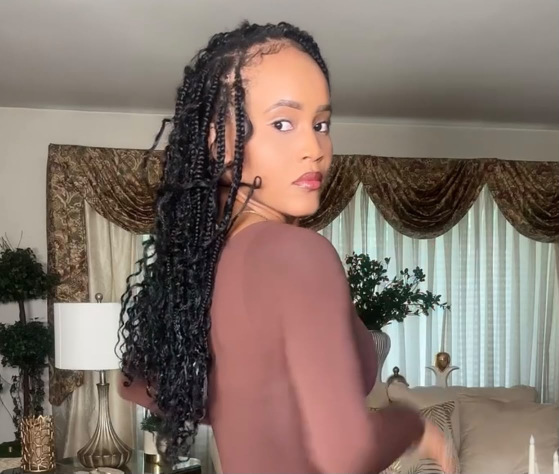
#> input picture grace/ref/grace_src_3q_left.jpg, 1117 x 947 px (shown at 1/2 size)
$ python -i looks.py   (imports and definitions only)
#> lines starting #> are read from the running program, lines starting #| are printed output that depends on the picture
#!/usr/bin/env python3
"""Day One looks: a different thumbnail look for every video, measured against every thumbnail before it.

Run from the Dayone-ai repo root (it reads jobs/<slug>/job.json and writes data/looks.json).

  looks.py render jobs/<slug>              3 candidate looks + a labelled sheet (jobs/<slug>/_looks_sheet.png)
  looks.py render jobs/<slug> --band B     final jobs/<slug>/thumbnail.png in band B, recorded in data/looks.json
  looks.py render jobs/<slug> --auto       final thumbnail in the best candidate (least alike, text fits)
  looks.py check jobs/<a> [jobs/<b> ...]   sameness, band repeat and text fit; prints CHECK_PASS n/n
  looks.py control                         the old one-template thumbnails must all read as too alike
  looks.py selftest                        every band fits a long real title; an absurd one must fail
  looks.py bands                           list the bands

Job key (all optional except what a band needs): "look": {"band", "top", "big", "badge", "image", "url",
"image_mobile", "crop_y", "focus": "50% 20%", "prompt", "stat", "stat_label", "accent": "#RRGGBB"}. Missing text falls back to
thumb_top / thumb_big / thumb_badge, the image to thumb_url, then the first web shot's url.
"""
import argparse, base64, colorsys, datetime, html, io, itertools, json, re, sys
from pathlib import Path

import numpy as np
from PIL import Image, ImageDraw

TW, TH = 1280, 720
GRID, CLOSE, LIMIT = (32, 18), 30.0, 0.30   # cells, RGB distance that counts as "same colour", max shared share
REPEAT_WINDOW = 5                            # a band may not repeat within the last 5 thumbnails
LEDGER = Path("data/looks.json")
MARK = Path("brand/avatar.png")
FONTS = ("https://fonts.googleapis.com/css2?family=Archivo+Black&family=Anton&family=Bebas+Neue"
         "&family=DM+Serif+Display&family=Space+Grotesk:wght@700&family=JetBrains+Mono:wght@700"
         "&family=Permanent+Marker&family=Rubik:wght@900&display=swap")
ACCENTS = ["#ff4d2e", "#2f6bff", "#14b37d", "#ffb800", "#c13cff", "#ff2e7e", "#00a6c8", "#7a5cff"]

# ---------------------------------------------------------------- bands
# Each band is a familiar format described by its parts (the prompt pack's BAND rule): it reads at once and copies
# nobody's design. Classes: .fit = text that must fit its box (auto-shrinks to data-min px); .avoid = image areas,
# which no .fit text may cover (nor the .badge or .mark).
BASE_CSS = """*{box-sizing:border-box}html,body{margin:0;width:1280px;height:720px;overflow:hidden;background:{BG}}
.fit{overflow:hidden}.mark{position:absolute;width:76px;height:76px;border-radius:50%}
.badge{position:absolute;font-family:'Archivo Black';font-size:34px;padding:8px 20px;border-radius:10px;
background:{ACCENT};color:{ON_ACCENT};white-space:nowrap}"""

BANDS = {
    "stack": dict(
        needs=[], note="three browser windows fanned in depth under a full-width title",
        html="""<div class="fit" data-min="64" style="position:absolute;left:56px;top:34px;width:1168px;height:110px;
font-family:'Space Grotesk';font-size:96px;line-height:1;color:{INK};white-space:nowrap">{BIG}</div>
<div class="fit" data-min="28" style="position:absolute;left:60px;top:148px;width:760px;height:46px;font-family:'Space Grotesk';
font-size:40px;color:{ACCENT};white-space:nowrap">{TOP}</div>
<div style="position:absolute;left:0;top:0;width:1280px;height:720px;perspective:1600px">
 <div class="avoid win" style="left:110px;top:300px;transform:rotateY(24deg) rotateZ(-2deg)"><i></i><img src="{IMG}" style="object-position:0% 60%"></div>
 <div class="avoid win" style="left:600px;top:290px;transform:rotateY(-22deg) rotateZ(2deg)"><i></i><img src="{IMG}" style="object-position:100% 30%"></div>
 <div class="avoid win" style="left:330px;top:250px;width:620px;height:430px;z-index:2"><i></i><img src="{IMG}" style="object-position:{FOCUS}"></div>
</div>
<div class="badge" style="right:56px;top:160px;transform:rotate(3deg)">{BADGE}</div>
<img class="mark" src="{MARK}" style="left:40px;bottom:30px">""",
        css=""".win{position:absolute;width:560px;height:390px;border-radius:14px;overflow:hidden;background:#fff;
border:3px solid {INK};box-shadow:0 30px 60px rgba(0,0,0,.35)}.win i{display:block;height:30px;background:{INK}}
.win img{width:100%;height:calc(100% - 30px);object-fit:cover}"""),
    "split": dict(
        needs=["prompt"], note="what you type on the left, what you get on the right, title on a bottom plate",
        html="""<div style="position:absolute;left:0;top:0;width:520px;height:560px;background:{INK}"></div>
<div class="fit" data-min="26" style="position:absolute;left:44px;top:40px;width:440px;height:300px;font-family:'JetBrains Mono';
font-size:44px;line-height:1.2;color:{PAPER}">&gt; {PROMPT}<span style="color:{ACCENT}">&#9608;</span></div>
<div class="fit" data-min="26" style="position:absolute;left:44px;top:420px;width:440px;height:100px;font-family:'Archivo Black';
font-size:40px;line-height:1.15;color:{ACCENT}">{TOP}</div>
<div class="avoid" style="position:absolute;left:520px;top:0;width:760px;height:560px;overflow:hidden">
 <img src="{IMG}" style="width:100%;height:100%;object-fit:cover;object-position:{FOCUS}"></div>
<div style="position:absolute;left:468px;top:230px;width:104px;height:104px;border-radius:50%;background:{ACCENT};
color:{ON_ACCENT};font:900 70px/104px Rubik;text-align:center">&#8594;</div>
<div style="position:absolute;left:0;top:560px;width:1280px;height:160px;background:{ACCENT}"></div>
<div class="fit" data-min="64" style="position:absolute;left:44px;top:574px;width:1000px;height:132px;font-family:'Anton';
font-size:118px;line-height:1.1;color:{ON_ACCENT};white-space:nowrap">{BIG}</div>
<img class="mark" src="{MARK}" style="right:40px;top:602px">
<div class="badge" style="right:40px;top:24px;background:{INK};color:{PAPER}">{BADGE}</div>"""),
    "loupe": dict(
        needs=[], note="the full page, dimmed, with a magnifier on the one thing that matters",
        html="""<img src="{IMG}" style="position:absolute;left:0;top:0;width:1280px;height:720px;object-fit:cover;
object-position:0 0;filter:brightness(.42) saturate(.7)">
<div class="avoid" style="position:absolute;left:640px;top:110px;width:520px;height:520px;border-radius:50%;
border:14px solid {ACCENT};background:url('{IMG}') {FOCUS}/260% auto no-repeat #fff;box-shadow:0 0 0 10px rgba(0,0,0,.35)"></div>
<div style="position:absolute;left:1035px;top:560px;width:180px;height:44px;background:{ACCENT};border-radius:22px;transform:rotate(45deg)"></div>
<div style="position:absolute;left:40px;top:150px;width:580px;height:330px;background:{PAPER_PLATE};border-radius:6px"></div>
<div class="fit" data-min="22" style="position:absolute;left:72px;top:176px;width:520px;height:44px;font-family:'Archivo Black';
font-size:36px;color:{ACCENT};white-space:nowrap">{TOP}</div>
<div class="fit" data-min="64" style="position:absolute;left:72px;top:228px;width:520px;height:230px;font-family:'Archivo Black';
font-size:100px;line-height:1.02;color:{INK}">{BIG}</div>
<div class="badge" style="left:40px;top:60px">{BADGE}</div>
<img class="mark" src="{MARK}" style="left:44px;bottom:40px">"""),
    "cover": dict(
        needs=[], note="a magazine cover: the tool's name as the masthead, the result as the cover photo, one cover line",
        html="""<div class="fit" data-min="60" style="position:absolute;left:40px;top:14px;width:1200px;height:150px;font-family:'DM Serif Display';
font-size:150px;line-height:1;color:{INK};text-align:center;white-space:nowrap;letter-spacing:-2px">{TOP}</div>
<div style="position:absolute;left:40px;top:168px;width:1200px;height:6px;background:{INK}"></div>
<div style="position:absolute;left:40px;top:190px;width:1200px;height:500px;overflow:hidden;border-radius:4px">
 <img src="{IMG}" style="width:100%;height:100%;object-fit:cover;object-position:{FOCUS}"></div>
<div style="position:absolute;left:40px;top:470px;width:760px;height:220px;background:{ACCENT}"></div>
<div class="fit" data-min="60" style="position:absolute;left:70px;top:488px;width:700px;height:190px;font-family:'Anton';
font-size:96px;line-height:1;color:{ON_ACCENT}">{BIG}</div>
<div class="badge" style="right:60px;top:212px;background:{INK};color:{PAPER};border-radius:50%;width:150px;height:150px;
padding:0;display:flex;align-items:center;justify-content:center;text-align:center;white-space:normal;font-size:26px;line-height:1.05;transform:rotate(10deg)">{BADGE}</div>
<img class="mark" src="{MARK}" style="right:56px;bottom:40px">"""),
    "prompt": dict(
        needs=["prompt"], note="a dark chat box with the real prompt typed in, pointing at the result",
        html="""<div class="fit" data-min="60" style="position:absolute;left:56px;top:40px;width:1168px;height:120px;font-family:'Bebas Neue';
font-size:128px;line-height:1;color:{PAPER};white-space:nowrap">{BIG}</div>
<div style="position:absolute;left:56px;top:210px;width:520px;height:380px;border-radius:26px;background:#232323;border:2px solid #3a3a3a"></div>
<div class="fit" data-min="26" style="position:absolute;left:88px;top:240px;width:456px;height:320px;font-family:'JetBrains Mono';
font-size:40px;line-height:1.25;color:#f2f2f2">{PROMPT}<span style="color:{ACCENT}">&#9608;</span></div>
<div style="position:absolute;left:592px;top:350px;font:900 90px Rubik;color:{ACCENT}">&#8594;</div>
<div class="avoid" style="position:absolute;left:700px;top:190px;width:530px;height:420px;border-radius:20px;overflow:hidden;border:6px solid {ACCENT}">
 <img src="{IMG}" style="width:100%;height:100%;object-fit:cover;object-position:{FOCUS}"></div>
<div class="fit" data-min="22" style="position:absolute;left:58px;top:622px;width:620px;height:50px;font-family:'Space Grotesk';
font-size:40px;color:{ACCENT};white-space:nowrap">{TOP}</div>
<div class="badge" style="right:50px;top:640px">{BADGE}</div>
<img class="mark" src="{MARK}" style="right:50px;top:44px">"""),
    "number": dict(
        needs=["stat"], note="one giant number with its label, the screen as a pinned print",
        html="""<div class="fit" data-min="160" style="position:absolute;left:40px;top:20px;width:620px;height:400px;font-family:'Anton';
font-size:400px;line-height:1;color:{ON_ACCENT};white-space:nowrap">{STAT}</div>
<div class="fit" data-min="30" style="position:absolute;left:52px;top:420px;width:600px;height:70px;font-family:'Archivo Black';
font-size:56px;color:{ON_ACCENT};white-space:nowrap">{STAT_LABEL}</div>
<div class="avoid" style="position:absolute;left:690px;top:60px;width:540px;height:420px;background:#fff;padding:16px 16px 60px;
transform:rotate(4deg);box-shadow:0 24px 50px rgba(0,0,0,.3)"><img src="{IMG}" style="width:100%;height:100%;object-fit:cover;object-position:{FOCUS}"></div>
<div style="position:absolute;left:0;top:540px;width:1280px;height:180px;background:{INK}"></div>
<div class="fit" data-min="56" style="position:absolute;left:52px;top:556px;width:1060px;height:150px;font-family:'Archivo Black';
font-size:84px;line-height:1.05;color:{PAPER}">{BIG}</div>
<div class="badge" style="right:40px;top:14px;background:{INK};color:{PAPER}">{BADGE}</div>
<img class="mark" src="{MARK}" style="left:1150px;top:470px">"""),
    "phone": dict(
        needs=[], note="the result inside a phone on a two-tone field, title beside it",
        html="""<div style="position:absolute;left:0;top:0;width:760px;height:720px;background:{ACCENT}"></div>
<div class="fit" data-min="22" style="position:absolute;left:56px;top:60px;width:620px;height:44px;font-family:'Space Grotesk';
font-size:38px;color:{ON_ACCENT};white-space:nowrap">{TOP}</div>
<div class="fit" data-min="80" style="position:absolute;left:56px;top:120px;width:620px;height:420px;font-family:'Rubik';
font-size:118px;line-height:1;color:{ON_ACCENT}">{BIG}</div>
<div class="avoid" style="position:absolute;left:800px;top:40px;width:330px;height:660px;border-radius:52px;background:{INK};padding:16px;
box-shadow:-30px 30px 70px rgba(0,0,0,.35)"><img src="{IMG}" style="width:100%;height:100%;border-radius:38px;object-fit:cover;object-position:{FOCUS}"></div>
<div class="badge" style="left:56px;bottom:56px;background:{INK};color:{PAPER}">{BADGE}</div>
<img class="mark" src="{MARK}" style="right:30px;bottom:30px">"""),
    "poster": dict(
        needs=[], note="a gig poster: the title huge in the middle, the screen as a strip of film across the bottom",
        html="""<div class="fit" data-min="22" style="position:absolute;left:60px;top:40px;width:1160px;height:50px;font-family:'Space Grotesk';
font-size:42px;color:{ACCENT};text-align:center;white-space:nowrap;letter-spacing:6px">{TOP}</div>
<div class="fit" data-min="80" style="position:absolute;left:40px;top:100px;width:1200px;height:300px;font-family:'Bebas Neue';
font-size:260px;line-height:1;color:{PAPER};text-align:center;white-space:nowrap">{BIG}</div>
<div class="avoid" style="position:absolute;left:-60px;top:440px;width:1400px;height:250px;transform:rotate(-4deg);
background:{ACCENT};padding:18px 0;display:flex;gap:18px">
 <img src="{IMG}" style="flex:1;height:100%;object-fit:cover;object-position:0% 0%">
 <img src="{IMG}" style="flex:1;height:100%;object-fit:cover;object-position:{FOCUS}">
 <img src="{IMG}" style="flex:1;height:100%;object-fit:cover;object-position:100% 100%"></div>
<div class="badge" style="right:40px;bottom:30px;transform:rotate(-4deg);background:{PAPER};color:{INK}">{BADGE}</div>
<img class="mark" src="{MARK}" style="left:40px;top:24px">"""),
    "note": dict(
        needs=[], note="the real page full-bleed with a taped sticky note written in marker",
        html="""<img src="{IMG}" style="position:absolute;left:0;top:0;width:1280px;height:720px;object-fit:cover;object-position:{FOCUS};filter:brightness(.8)">
<div style="position:absolute;left:70px;top:90px;width:600px;height:520px;background:{NOTE};transform:rotate(-4deg);
box-shadow:0 30px 60px rgba(0,0,0,.45)"></div>
<div style="position:absolute;left:290px;top:62px;width:180px;height:56px;background:rgba(255,255,255,.55);transform:rotate(3deg)"></div>
<div class="fit" data-min="22" style="position:absolute;left:120px;top:150px;width:510px;height:52px;font-family:'Permanent Marker';
font-size:40px;color:{ACCENT_DARK};white-space:nowrap;transform:rotate(-4deg)">{TOP}</div>
<div class="fit" data-min="60" style="position:absolute;left:116px;top:212px;width:520px;height:330px;font-family:'Permanent Marker';
font-size:100px;line-height:1.05;color:#1a1a1a;transform:rotate(-4deg)">{BIG}</div>
<div class="badge" style="right:50px;top:50px">{BADGE}</div>
<img class="mark" src="{MARK}" style="right:50px;bottom:40px">"""),
}

# Each band's background: dark bands on ink, light bands on paper, the number band on the accent.
BAND_BG = {"stack": "paper", "split": "paper", "loupe": "ink", "cover": "paper", "prompt": "ink",
           "number": "accent", "phone": "paper", "poster": "ink", "note": "ink"}

FIT_JS = """() => {
 const out = [];
 const avoid = [...document.querySelectorAll('.avoid,.badge,.mark')].map(e => e.getBoundingClientRect());
 for (const e of document.querySelectorAll('.fit')) {
  const min = +e.dataset.min || 20; let fs = parseFloat(getComputedStyle(e).fontSize);
  const over = () => e.scrollWidth > e.clientWidth + 1 || e.scrollHeight > e.clientHeight + 1;
  while (over() && fs > min) { fs -= 2; e.style.fontSize = fs + 'px'; }
  // what shows = the text's box clipped to its own box (.fit hides overflow); tall glyph ascents don't count
  const r = document.createRange(); r.selectNodeContents(e); const tr = r.getBoundingClientRect(), b = e.getBoundingClientRect();
  const t = {left: Math.max(tr.left, b.left), top: Math.max(tr.top, b.top), right: Math.min(tr.right, b.right), bottom: Math.min(tr.bottom, b.bottom)};
  const off = b.left < -1 || b.top < -1 || b.right > 1281 || b.bottom > 721;
  const hit = avoid.some(a => !(t.right <= a.left || t.left >= a.right || t.bottom <= a.top || t.top >= a.bottom));
  out.push({text: e.innerText.slice(0, 40), size: fs, min, overflow: over(), offcanvas: off, covers_image: hit});
 }
 return out;
}"""


# ---------------------------------------------------------------- colour
def hexrgb(h):
    h = h.lstrip("#"); return tuple(int(h[i:i + 2], 16) for i in (0, 2, 4))


def luma(rgb):
    return 0.2126 * rgb[0] + 0.7152 * rgb[1] + 0.0722 * rgb[2]


# [11 lines left out: function brand_accent, not called in this run]


def busy_focus(img):
    """Where the page has the most detail, as a CSS position ("62% 30%"): the default framing and loupe target."""
    from PIL import ImageFilter
    g = img.convert("L").resize((320, 200)).filter(ImageFilter.FIND_EDGES)
    e = np.asarray(g.resize((8, 5), Image.BOX), float)
    e[0, :] *= 0.5                                    # the top row is usually the site's menu bar
    y, x = np.unravel_index(e.argmax(), e.shape)
    return f"{round((x + .5) / 8 * 100)}% {round((y + .5) / 5 * 100)}%"


# [17 lines left out: functions palette, browser, not called in this run]


# Bot walls and cookie boxes: a thumbnail of "Verifying you are human" happened on the first test (canva.com, 2026-10-23).
WALL = re.compile(r"verifying you are human|verify you are human|just a moment|checking your browser|access denied|"
                  r"attention required|are you a robot|enable javascript and cookies|get past this page|ray ?id:", re.I)
HIDE_OVERLAYS = """() => { for (const e of document.querySelectorAll('body *')) { const cs = getComputedStyle(e);
  if ((cs.position === 'fixed' || cs.position === 'sticky') && /cookie|consent|privacy|we use/i.test(e.innerText || ''))
    e.style.setProperty('display', 'none', 'important'); } }"""


# [57 lines left out: functions capture, data_uri, page_html, render_png, not called in this run]


def fit_ok(rep):
    return all(not (r["overflow"] or r["offcanvas"] or r["covers_image"]) for r in rep)


# ---------------------------------------------------------------- sameness
def cells(path_or_img):
    im = path_or_img if isinstance(path_or_img, Image.Image) else Image.open(path_or_img)
    return np.asarray(im.convert("RGB").resize(GRID, Image.BOX), float)


def shared(a, b):
    """Share of the frame (32x18 cells) whose average colour matches within 30 RGB units. 0 = nothing alike."""
    return float((np.linalg.norm(a - b, axis=2) < CLOSE).mean())


# [9 lines left out: function closest, not called in this run]


# ---------------------------------------------------------------- ledger
def ledger():
    return json.loads(LEDGER.read_text()) if LEDGER.exists() else {}


# [31 lines left out: functions recent_bands, job_fields, source_image, not called in this run]


def eligible(fields):
    return [b for b, s in BANDS.items() if all(fields.get(k.upper()) for k in s["needs"])]


# [144 lines left out: functions build, cmd_render, sheet, cmd_check, cmd_control, cmd_selftest and 1 more, not called in this run]


# [2 lines not run here, left out]

>>> from PIL import Image
>>> picture = Image.open('../../../../grace/ref/grace_src_3q_left.jpg')
#> picture is the input picture: PIL image 1117x947 RGB; mean R, G, B 132.3, 116.4, 107.3
>>> result = busy_focus(picture)
#> in busy_focus, `g = img.convert("L").resize((320, 200)).filter(ImageFilter.FIND_EDGES)`:
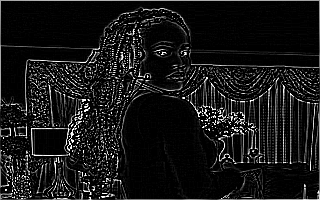
#> g: PIL image 320x200 L; min 0, max 255, mean 23.5
#> in busy_focus, `y, x = np.unravel_index(e.argmax(), e.shape)`: y = 2; x = 5
#> result = '69% 50%'

$ run again, on grace/ref/grace_src_front.jpg
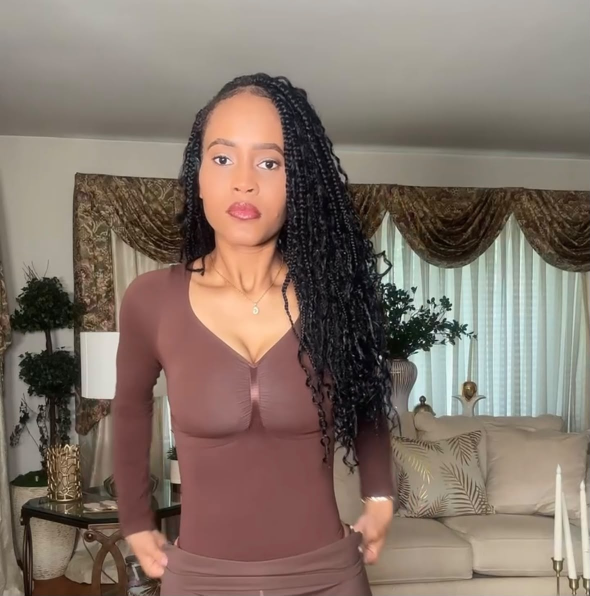
#> input picture grace/ref/grace_src_front.jpg, 1179 x 1191 px (shown at 1/2 size)
#> picture is the input picture: PIL image 1179x1191 RGB; mean R, G, B 132, 116.4, 105.8
#> in busy_focus, `g = img.convert("L").resize((320, 200)).filter(ImageFilter.FIND_EDGES)`:
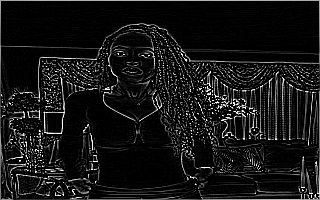
#> g: PIL image 320x200 L; min 0, max 255, mean 21.8
#> y = 2; x = 5
#> result = '69% 50%'

$ run again, on grace/ref/wagbag-checklist-hook-grace-post.jpg
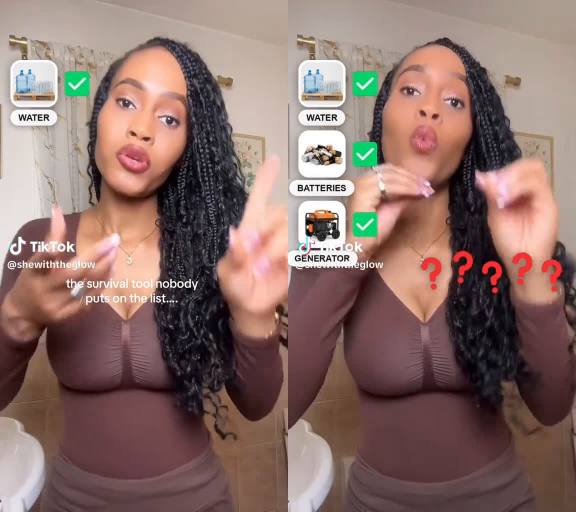
#> input picture grace/ref/wagbag-checklist-hook-grace-post.jpg, 1152 x 1024 px (shown at 1/2 size)
#> picture is the input picture: PIL image 1152x1024 RGB; mean R, G, B 138.1, 111.1, 105
#> in busy_focus, `g = img.convert("L").resize((320, 200)).filter(ImageFilter.FIND_EDGES)`:
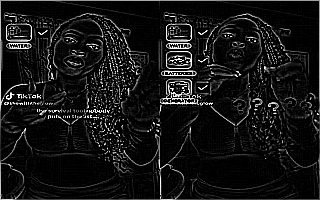
#> g: PIL image 320x200 L; min 0, max 255, mean 21.5
#> y = 1; x = 4
#> result = '56% 30%'
